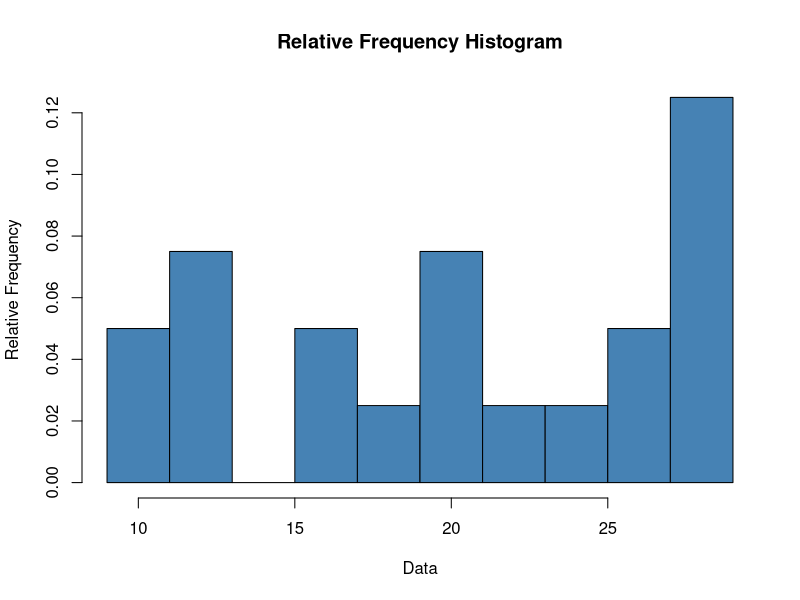
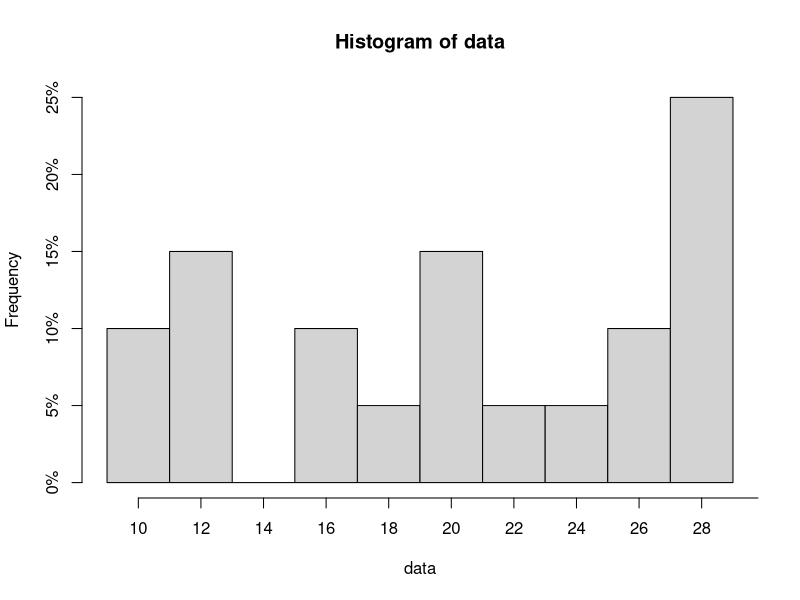

Recreate these plots in R, in order. (Note: this script raises an error after producing the figures.)
data <- c(13,16,27,28,25,19,28,20,21,27,29,12,11,11,28,21,29,16,22,12)

#Média
mean(data)
#Variância
var(data)

#Criando os intervalos
intervals <- seq(10, 30, by = 2)
#Classificando cada dado dentro de seu respectivo intervalo
data_intervals <- cut(data, breaks = intervals, right=FALSE, include.lowest = TRUE)
#Por padrão essa função considera os intervalos fechados à direita, por isso right=FALSE
#o include.lowest=TRUE faz com que o ultimo valor seja incluso

#Tabela de Frequência
freq <- table(data_intervals)

#Tabela de Frequência percentual
percent <- freq / length(data) * 100

#Criando o histograma
freq <- hist(data, breaks = seq(9,29,by=2),main="Relative Frequency Histogram", xlab="Data", ylab="Relative Frequency", freq=FALSE, col='steelblue')
#Transformando o eixo y em porcentagem
freq$counts <- freq$counts/sum(freq$counts)*100
#Excluindo os eixos do gráfico para poder recriá-los
plot(freq, yaxt="n", xaxt='n')
#Recriando eixo x
axis(1, at=seq(10,30, by=2), labels=paste0(seq(10,30, by=2)))
#Recriando eixo y
axis(2, at=seq(0, 25, by=5), labels=paste0(seq(0, 25, by=5), "%"))

#Combinações para ver o número de amostras em cada caso
choose(20,2)
choose(20,3)
choose(20,4)

#Média das médias para n = 2
comb.2 <- combn(data, 2)
means.2 <- apply(comb.2, 2, mean)
mean(means.2)

#Média das médias para n = 3
comb.3 <- combn(data, 3)
means.3 <- apply(comb.3, 2, mean)
mean(means.3)

#Média das médias para n = 4
comb.4 <- combn(data, 4)
means.4 <- apply(comb.4, 2, mean)
mean(means.4)

#Média das variâncias para n = 2
comb.v2 <- combn(data, 2)
vars.2 <- apply(comb.v2, 2, var)
mean(vars.2)

#Média das variâncias para n = 3
comb.v3 <- combn(data, 3)
vars.3 <- apply(comb, 2, var)
mean(vars.3)

#Média das variâncias para n = 4
comb.v4 <- combn(data, 4)
vars.4 <- apply(comb, 2, var)
mean(vars.4)

#Menores médias
min(means.2)
min(means.3)
min(means.4)

#Maiores médias
max(means.2)
max(means.3)
max(means.4)

#Amplitude
max(means.2)-min(means.2)
max(means.3)-min(means.3)
max(means.4)-min(means.4)

#Definindo função que encontra percentual de intervalos que contém a média populacional
intervalos_media <- function(dados, n) {
  tamanho_amostra <- choose(length(dados), n)
  amostras <- combn(dados, n)
  variancias <- apply(amostras, 2, var)
  medias <- apply(amostras, 2, mean)
  
  erros_padrao <- sqrt((length(dados) - n) / length(dados)) * (sqrt(variancias)/sqrt(n))
  
  intervalos_inf <- medias - erros_padrao
  intervalos_sup <- medias + erros_padrao
  
  media_pop <- mean(data)
  contador <- 0
  for(i in 1:tamanho_amostra){
    if(media_pop > intervalos_inf[i] & media_pop < intervalos_sup[i]) {
      contador <- contador+1
    }
  }
  
  return(contador/tamanho_amostra)
}

#Encontrando percentuais de intervalos que contém a média populacional
intervalos_media(data, 2)
intervalos_media(data, 3)
intervalos_media(data, 4)

#Distribuição de cada intervalo para n = 2
#Mesma lógica das tabelas de frequência dos dados porém aplicada as médias
means_intervals <- cut(means.2, breaks = intervals, include.lowest = TRUE, right=FALSE)
freq <- table(means_intervals)
percent <- freq / length(means.2) * 100

#Distribuição de cada intervalo para n = 3
#Mesma lógica das tabelas de frequência dos dados porém aplicada as médias
means_intervals <- cut(means.3, breaks = intervals, include.lowest = TRUE, right=FALSE)
freq <- table(means_intervals)
percent <- freq / length(means.3) * 100

#Distribuição de cada intervalo para n = 4
#Mesma lógica das tabelas de frequência dos dados porém aplicada as médias
means_intervals <- cut(means.4, breaks = intervals, include.lowest = TRUE, right=FALSE)
freq <- table(means_intervals)
percent <- freq / length(means.4) * 100

#Histogramas para todos os tamanhos amostrais
#Exatamente o mesmo histograma que o primeiro, com o respectivo means no lugar de data
freq <- hist(means.2, breaks = seq(9,29,by=2),main="Relative Frequency Histogram", xlab="Data", ylab="Relative Frequency", freq=FALSE, col='steelblue')
freq$counts <- freq$counts/sum(freq$counts)*100
plot(freq, yaxt="n", xaxt='n')
axis(1, at=seq(10,30, by=2), labels=paste0(seq(10,30, by=2)))
axis(2, at=seq(0, 25, by=5), labels=paste0(seq(0, 25, by=5), "%"))

freq <- hist(means.3, breaks = seq(9,29,by=2),main="Relative Frequency Histogram", xlab="Data", ylab="Relative Frequency", freq=FALSE, col='steelblue')
freq$counts <- freq$counts/sum(freq$counts)*100
plot(freq, yaxt="n", xaxt='n')
axis(1, at=seq(10,30, by=2), labels=paste0(seq(10,30, by=2)))
axis(2, at=seq(0, 25, by=5), labels=paste0(seq(0, 25, by=5), "%"))

freq <- hist(means.4, breaks = seq(9,29,by=2),main="Relative Frequency Histogram", xlab="Data", ylab="Relative Frequency", freq=FALSE, col='steelblue')
freq$counts <- freq$counts/sum(freq$counts)*100
plot(freq, yaxt="n", xaxt='n')
axis(1, at=seq(10,30, by=2), labels=paste0(seq(10,30, by=2)))
axis(2, at=seq(0, 25, by=5), labels=paste0(seq(0, 25, by=5), "%"))
